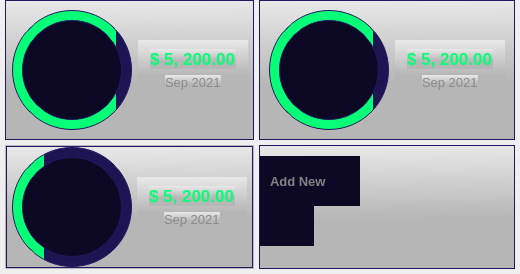
              <widget class="QFrame" name="frame_15">
               <property name="frameShape">
                <enum>QFrame::NoFrame</enum>
               </property>
               <property name="frameShadow">
                <enum>QFrame::Raised</enum>
               </property>
               <layout class="QGridLayout" name="gridLayout">
                <property name="leftMargin">
                 <number>5</number>
                </property>
                <property name="topMargin">
                 <number>0</number>
                </property>
                <property name="rightMargin">
                 <number>5</number>
                </property>
                <property name="bottomMargin">
                 <number>5</number>
                </property>
                <property name="spacing">
                 <number>5</number>
                </property>
                <item row="0" column="0">
                 <widget class="QFrame" name="frame_35">
                  <property name="styleSheet">
                   <string notr="true">border: 1px solid rgb(34, 24, 97);
background-color: qlineargradient(spread:pad, x1:0.9801, y1:0.693, x2:0.97, y2:0, stop:0.149254 rgba(182, 182, 182, 255), stop:1 rgba(232, 232, 232, 255));</string>
                  </property>
                  <property name="frameShape">
                   <enum>QFrame::NoFrame</enum>
                  </property>
                  <property name="frameShadow">
                   <enum>QFrame::Raised</enum>
                  </property>
                  <layout class="QHBoxLayout" name="horizontalLayout_19">
                   <property name="spacing">
                    <number>5</number>
                   </property>
                   <property name="leftMargin">
                    <number>5</number>
                   </property>
                   <property name="topMargin">
                    <number>0</number>
                   </property>
                   <property name="rightMargin">
                    <number>5</number>
                   </property>
                   <property name="bottomMargin">
                    <number>0</number>
                   </property>
                   <item alignment="Qt::AlignHCenter|Qt::AlignVCenter">
                    <widget class="QFrame" name="frame_30">
                     <property name="minimumSize">
                      <size>
                       <width>120</width>
                       <height>120</height>
                      </size>
                     </property>
                     <property name="maximumSize">
                      <size>
                       <width>120</width>
                       <height>120</height>
                      </size>
                     </property>
                     <property name="styleSheet">
                      <string notr="true">background-color: qlineargradient(spread:pad, x1:0, y1:0, x2:1, y2:0, stop:0.867 rgba(7, 255, 119, 1), stop:0.869 rgba(29, 21, 83, 1));
border: 1px solid rgb(33, 24, 94);
border-radius: 60;</string>
                     </property>
                     <property name="frameShape">
                      <enum>QFrame::NoFrame</enum>
                     </property>
                     <property name="frameShadow">
                      <enum>QFrame::Raised</enum>
                     </property>
                     <layout class="QHBoxLayout" name="horizontalLayout_18">
                      <item alignment="Qt::AlignHCenter">
                       <widget class="QFrame" name="frame_31">
                        <property name="minimumSize">
                         <size>
                          <width>100</width>
                          <height>100</height>
                         </size>
                        </property>
                        <property name="maximumSize">
                         <size>
                          <width>130</width>
                          <height>130</height>
                         </size>
                        </property>
                        <property name="styleSheet">
                         <string notr="true">background-color: rgb(13, 9, 36);
border: 1px solid rgb(33, 24, 94);
border-radius: 50px;</string>
                        </property>
                        <property name="frameShape">
                         <enum>QFrame::NoFrame</enum>
                        </property>
                        <property name="frameShadow">
                         <enum>QFrame::Raised</enum>
                        </property>
                        <layout class="QHBoxLayout" name="horizontalLayout_30">
                         <item>
                          <widget class="QFrame" name="frame_36">
                           <property name="minimumSize">
                            <size>
                             <width>50</width>
                             <height>50</height>
                            </size>
                           </property>
                           <property name="maximumSize">
                            <size>
                             <width>50</width>
                             <height>50</height>
                            </size>
                           </property>
                           <property name="styleSheet">
                            <string notr="true">QFrame {
	border: none;
	image: url(:/icons/icons/money-hand.svg);
	border-radius: 25;
}</string>
                           </property>
                           <property name="frameShape">
                            <enum>QFrame::NoFrame</enum>
                           </property>
                           <property name="frameShadow">
                            <enum>QFrame::Raised</enum>
                           </property>
                          </widget>
                         </item>
                        </layout>
                       </widget>
                      </item>
                     </layout>
                    </widget>
                   </item>
                   <item alignment="Qt::AlignVCenter">
                    <widget class="QFrame" name="frame_37">
                     <property name="minimumSize">
                      <size>
                       <width>110</width>
                       <height>0</height>
                      </size>
                     </property>
                     <property name="maximumSize">
                      <size>
                       <width>110</width>
                       <height>16777215</height>
                      </size>
                     </property>
                     <property name="styleSheet">
                      <string notr="true">border: none;</string>
                     </property>
                     <property name="frameShape">
                      <enum>QFrame::NoFrame</enum>
                     </property>
                     <property name="frameShadow">
                      <enum>QFrame::Raised</enum>
                     </property>
                     <layout class="QVBoxLayout" name="verticalLayout_16">
                      <item alignment="Qt::AlignHCenter|Qt::AlignVCenter">
                       <widget class="QLabel" name="label_22">
                        <property name="font">
                         <font>
                          <pointsize>13</pointsize>
                          <weight>75</weight>
                          <bold>true</bold>
                         </font>
                        </property>
                        <property name="styleSheet">
                         <string notr="true">color: rgb(7, 255, 119);</string>
                        </property>
                        <property name="text">
                         <string>$ 5, 200.00</string>
                        </property>
                       </widget>
                      </item>
                      <item alignment="Qt::AlignHCenter|Qt::AlignVCenter">
                       <widget class="QLabel" name="label_21">
                        <property name="font">
                         <font>
                          <pointsize>10</pointsize>
                          <weight>50</weight>
                          <bold>false</bold>
                         </font>
                        </property>
                        <property name="styleSheet">
                         <string notr="true">color: rgb(138, 138, 138);</string>
                        </property>
                        <property name="text">
                         <string>Sep 2021</string>
                        </property>
                       </widget>
                      </item>
                     </layout>
                    </widget>
                   </item>
                  </layout>
                 </widget>
                </item>
                <item row="0" column="1">
                 <widget class="QFrame" name="frame_18">
                  <property name="styleSheet">
                   <string notr="true"/>
                  </property>
                  <property name="frameShape">
                   <enum>QFrame::NoFrame</enum>
                  </property>
                  <property name="frameShadow">
                   <enum>QFrame::Raised</enum>
                  </property>
                  <layout class="QHBoxLayout" name="horizontalLayout_25">
                   <property name="spacing">
                    <number>0</number>
                   </property>
                   <property name="leftMargin">
                    <number>0</number>
                   </property>
                   <property name="topMargin">
                    <number>0</number>
                   </property>
                   <property name="rightMargin">
                    <number>0</number>
                   </property>
                   <property name="bottomMargin">
                    <number>0</number>
                   </property>
                   <item>
                    <widget class="QFrame" name="frame_38">
                     <property name="styleSheet">
                      <string notr="true">border: 1px solid rgb(34, 24, 97);
background-color: qlineargradient(spread:pad, x1:0.9801, y1:0.693, x2:0.97, y2:0, stop:0.149254 rgba(182, 182, 182, 255), stop:1 rgba(232, 232, 232, 255));</string>
                     </property>
                     <property name="frameShape">
                      <enum>QFrame::NoFrame</enum>
                     </property>
                     <property name="frameShadow">
                      <enum>QFrame::Raised</enum>
                     </property>
                     <layout class="QHBoxLayout" name="horizontalLayout_24">
                      <item>
                       <widget class="QFrame" name="frame_42">
                        <property name="minimumSize">
                         <size>
                          <width>120</width>
                          <height>120</height>
                         </size>
                        </property>
                        <property name="maximumSize">
                         <size>
                          <width>120</width>
                          <height>120</height>
                         </size>
                        </property>
                        <property name="styleSheet">
                         <string notr="true">background-color: qlineargradient(spread:pad, x1:0, y1:0, x2:1, y2:0, stop:0.867 rgba(7, 255, 119, 1), stop:0.869 rgba(29, 21, 83, 1));
border: 1px solid rgb(33, 24, 94);
border-radius: 60;</string>
                        </property>
                        <property name="frameShape">
                         <enum>QFrame::NoFrame</enum>
                        </property>
                        <property name="frameShadow">
                         <enum>QFrame::Raised</enum>
                        </property>
                        <layout class="QHBoxLayout" name="horizontalLayout_23">
                         <item>
                          <widget class="QFrame" name="frame_43">
                           <property name="minimumSize">
                            <size>
                             <width>100</width>
                             <height>100</height>
                            </size>
                           </property>
                           <property name="maximumSize">
                            <size>
                             <width>130</width>
                             <height>130</height>
                            </size>
                           </property>
                           <property name="styleSheet">
                            <string notr="true">background-color: rgb(13, 9, 36);
border: 1px solid rgb(33, 24, 94);
border-radius: 50px;</string>
                           </property>
                           <property name="frameShape">
                            <enum>QFrame::NoFrame</enum>
                           </property>
                           <property name="frameShadow">
                            <enum>QFrame::Raised</enum>
                           </property>
                           <layout class="QHBoxLayout" name="horizontalLayout_31">
                            <item>
                             <widget class="QFrame" name="frame_44">
                              <property name="minimumSize">
                               <size>
                                <width>50</width>
                                <height>50</height>
                               </size>
                              </property>
                              <property name="maximumSize">
                               <size>
                                <width>50</width>
                                <height>50</height>
                               </size>
                              </property>
                              <property name="styleSheet">
                               <string notr="true">QFrame {
	border: none;
	
	image: url(:/icons/icons/euro_money.svg);
	border-radius: 25;
}</string>
                              </property>
                              <property name="frameShape">
                               <enum>QFrame::NoFrame</enum>
                              </property>
                              <property name="frameShadow">
                               <enum>QFrame::Raised</enum>
                              </property>
                             </widget>
                            </item>
                           </layout>
                          </widget>
                         </item>
                        </layout>
                       </widget>
                      </item>
                      <item alignment="Qt::AlignVCenter">
                       <widget class="QFrame" name="frame_41">
                        <property name="minimumSize">
                         <size>
                          <width>110</width>
                          <height>0</height>
                         </size>
                        </property>
                        <property name="maximumSize">
                         <size>
                          <width>110</width>
                          <height>16777215</height>
                         </size>
                        </property>
                        <property name="styleSheet">
                         <string notr="true">border: none;</string>
                        </property>
                        <property name="frameShape">
                         <enum>QFrame::NoFrame</enum>
                        </property>
                        <property name="frameShadow">
                         <enum>QFrame::Raised</enum>
                        </property>
                        <layout class="QVBoxLayout" name="verticalLayout_17">
                         <item alignment="Qt::AlignHCenter|Qt::AlignVCenter">
                          <widget class="QLabel" name="label_23">
                           <property name="font">
                            <font>
                             <pointsize>13</pointsize>
                             <weight>75</weight>
                             <bold>true</bold>
                            </font>
                           </property>
                           <property name="styleSheet">
                            <string notr="true">color: rgb(7, 255, 119);</string>
                           </property>
                           <property name="text">
                            <string>$ 5, 200.00</string>
                           </property>
                          </widget>
                         </item>
                         <item alignment="Qt::AlignHCenter|Qt::AlignVCenter">
                          <widget class="QLabel" name="label_24">
                           <property name="font">
                            <font>
                             <pointsize>10</pointsize>
                             <weight>50</weight>
                             <bold>false</bold>
                            </font>
                           </property>
                           <property name="styleSheet">
                            <string notr="true">color: rgb(138, 138, 138);</string>
                           </property>
                           <property name="text">
                            <string>Sep 2021</string>
                           </property>
                          </widget>
                         </item>
                        </layout>
                       </widget>
                      </item>
                     </layout>
                    </widget>
                   </item>
                  </layout>
                 </widget>
                </item>
                <item row="1" column="0">
                 <widget class="QFrame" name="frame_17">
                  <property name="styleSheet">
                   <string notr="true"/>
                  </property>
                  <property name="frameShape">
                   <enum>QFrame::StyledPanel</enum>
                  </property>
                  <property name="frameShadow">
                   <enum>QFrame::Raised</enum>
                  </property>
                  <layout class="QHBoxLayout" name="horizontalLayout_28">
                   <property name="spacing">
                    <number>0</number>
                   </property>
                   <property name="leftMargin">
                    <number>0</number>
                   </property>
                   <property name="topMargin">
                    <number>0</number>
                   </property>
                   <property name="rightMargin">
                    <number>0</number>
                   </property>
                   <property name="bottomMargin">
                    <number>0</number>
                   </property>
                   <item>
                    <widget class="QFrame" name="frame_45">
                     <property name="styleSheet">
                      <string notr="true">border: 1px solid rgb(34, 24, 97);
background-color: qlineargradient(spread:pad, x1:0.9801, y1:0.693, x2:0.97, y2:0, stop:0.149254 rgba(182, 182, 182, 255), stop:1 rgba(232, 232, 232, 255));</string>
                     </property>
                     <property name="frameShape">
                      <enum>QFrame::NoFrame</enum>
                     </property>
                     <property name="frameShadow">
                      <enum>QFrame::Raised</enum>
                     </property>
                     <layout class="QHBoxLayout" name="horizontalLayout_26">
                      <property name="spacing">
                       <number>5</number>
                      </property>
                      <property name="leftMargin">
                       <number>5</number>
                      </property>
                      <property name="topMargin">
                       <number>0</number>
                      </property>
                      <property name="rightMargin">
                       <number>5</number>
                      </property>
                      <property name="bottomMargin">
                       <number>0</number>
                      </property>
                      <item alignment="Qt::AlignHCenter|Qt::AlignVCenter">
                       <widget class="QFrame" name="frame_46">
                        <property name="minimumSize">
                         <size>
                          <width>120</width>
                          <height>120</height>
                         </size>
                        </property>
                        <property name="maximumSize">
                         <size>
                          <width>120</width>
                          <height>120</height>
                         </size>
                        </property>
                        <property name="styleSheet">
                         <string notr="true">background-color: qlineargradient(spread:pad, x1:0, y1:0, x2:1, y2:0, stop:0.267 rgba(7, 255, 119, 1), stop:0.269 rgba(29, 21, 83, 1));
border: 1px solid rgb(33, 24, 94);
border-radius: 60;</string>
                        </property>
                        <property name="frameShape">
                         <enum>QFrame::NoFrame</enum>
                        </property>
                        <property name="frameShadow">
                         <enum>QFrame::Raised</enum>
                        </property>
                        <layout class="QHBoxLayout" name="horizontalLayout_27">
                         <property name="spacing">
                          <number>0</number>
                         </property>
                         <property name="leftMargin">
                          <number>0</number>
                         </property>
                         <property name="topMargin">
                          <number>0</number>
                         </property>
                         <property name="rightMargin">
                          <number>0</number>
                         </property>
                         <property name="bottomMargin">
                          <number>0</number>
                         </property>
                         <item alignment="Qt::AlignHCenter">
                          <widget class="QFrame" name="frame_47">
                           <property name="minimumSize">
                            <size>
                             <width>100</width>
                             <height>100</height>
                            </size>
                           </property>
                           <property name="maximumSize">
                            <size>
                             <width>100</width>
                             <height>100</height>
                            </size>
                           </property>
                           <property name="styleSheet">
                            <string notr="true">background-color: rgb(13, 9, 36);
border: 1px solid rgb(33, 24, 94);
border-radius: 50px;</string>
                           </property>
                           <property name="frameShape">
                            <enum>QFrame::NoFrame</enum>
                           </property>
                           <property name="frameShadow">
                            <enum>QFrame::Raised</enum>
                           </property>
                           <layout class="QHBoxLayout" name="horizontalLayout_29">
                            <property name="spacing">
                             <number>0</number>
                            </property>
                            <property name="leftMargin">
                             <number>0</number>
                            </property>
                            <property name="topMargin">
                             <number>0</number>
                            </property>
                            <property name="rightMargin">
                             <number>0</number>
                            </property>
                            <property name="bottomMargin">
                             <number>0</number>
                            </property>
                            <item>
                             <widget class="QFrame" name="frame_48">
                              <property name="minimumSize">
                               <size>
                                <width>50</width>
                                <height>50</height>
                               </size>
                              </property>
                              <property name="maximumSize">
                               <size>
                                <width>50</width>
                                <height>50</height>
                               </size>
                              </property>
                              <property name="styleSheet">
                               <string notr="true">QFrame {
	border: none;
	image: url(:/icons/icons/account.svg);
	border-radius: 25;
}</string>
                              </property>
                              <property name="frameShape">
                               <enum>QFrame::NoFrame</enum>
                              </property>
                              <property name="frameShadow">
                               <enum>QFrame::Raised</enum>
                              </property>
                             </widget>
                            </item>
                           </layout>
                          </widget>
                         </item>
                        </layout>
                       </widget>
                      </item>
                      <item alignment="Qt::AlignVCenter">
                       <widget class="QFrame" name="frame_49">
                        <property name="minimumSize">
                         <size>
                          <width>110</width>
                          <height>0</height>
                         </size>
                        </property>
                        <property name="maximumSize">
                         <size>
                          <width>110</width>
                          <height>16777215</height>
                         </size>
                        </property>
                        <property name="styleSheet">
                         <string notr="true">border: none;</string>
                        </property>
                        <property name="frameShape">
                         <enum>QFrame::NoFrame</enum>
                        </property>
                        <property name="frameShadow">
                         <enum>QFrame::Raised</enum>
                        </property>
                        <layout class="QVBoxLayout" name="verticalLayout_18">
                         <item alignment="Qt::AlignHCenter|Qt::AlignVCenter">
                          <widget class="QLabel" name="label_25">
                           <property name="font">
                            <font>
                             <pointsize>13</pointsize>
                             <weight>75</weight>
                             <bold>true</bold>
                            </font>
                           </property>
                           <property name="styleSheet">
                            <string notr="true">color: rgb(7, 255, 119);</string>
                           </property>
                           <property name="text">
                            <string>$ 5, 200.00</string>
                           </property>
                          </widget>
                         </item>
                         <item alignment="Qt::AlignHCenter|Qt::AlignVCenter">
                          <widget class="QLabel" name="label_26">
                           <property name="font">
                            <font>
                             <pointsize>10</pointsize>
                             <weight>50</weight>
                             <bold>false</bold>
                            </font>
                           </property>
                           <property name="styleSheet">
                            <string notr="true">color: rgb(138, 138, 138);</string>
                           </property>
                           <property name="text">
                            <string>Sep 2021</string>
                           </property>
                          </widget>
                         </item>
                        </layout>
                       </widget>
                      </item>
                     </layout>
                    </widget>
                   </item>
                  </layout>
                 </widget>
                </item>
                <item row="1" column="1">
                 <widget class="QFrame" name="frame_19">
                  <property name="styleSheet">
                   <string notr="true">border: 1px solid rgb(34, 24, 97);
background-color: qlineargradient(spread:pad, x1:0.9801, y1:0.693, x2:0.97, y2:0, stop:0.149254 rgba(182, 182, 182, 255), stop:1 rgba(232, 232, 232, 255));</string>
                  </property>
                  <property name="frameShape">
                   <enum>QFrame::NoFrame</enum>
                  </property>
                  <property name="frameShadow">
                   <enum>QFrame::Raised</enum>
                  </property>
                  <widget class="QPushButton" name="pushButton_9">
                   <property name="geometry">
                    <rect>
                     <x>1</x>
                     <y>11</y>
                     <width>100</width>
                     <height>50</height>
                    </rect>
                   </property>
                   <property name="minimumSize">
                    <size>
                     <width>100</width>
                     <height>50</height>
                    </size>
                   </property>
                   <property name="maximumSize">
                    <size>
                     <width>100</width>
                     <height>50</height>
                    </size>
                   </property>
                   <property name="font">
                    <font>
                     <pointsize>10</pointsize>
                     <weight>75</weight>
                     <bold>true</bold>
                    </font>
                   </property>
                   <property name="styleSheet">
                    <string notr="true">color: rgb(130, 130, 130);
border: none;
text-align: left;
padding-left: 10px;
background-color: rgb(13, 9, 36);</string>
                   </property>
                   <property name="text">
                    <string>Add New</string>
                   </property>
                   <property name="icon">
                    <iconset resource="../../../../Download/New-PySide6-ui-design-master (1)/New-PySide6-ui-design-master/resources/resources.qrc">
                     <normaloff>:/icons/icons/plus.svg</normaloff>:/icons/icons/plus.svg</iconset>
                   </property>
                   <property name="iconSize">
                    <size>
                     <width>25</width>
                     <height>25</height>
                    </size>
                   </property>
                  </widget>
                  <widget class="QPushButton" name="pushButton_10">
                   <property name="geometry">
                    <rect>
                     <x>1</x>
                     <y>61</y>
                     <width>54</width>
                     <height>40</height>
                    </rect>
                   </property>
                   <property name="minimumSize">
                    <size>
                     <width>0</width>
                     <height>0</height>
                    </size>
                   </property>
                   <property name="maximumSize">
                    <size>
                     <width>22222</width>
                     <height>22222</height>
                    </size>
                   </property>
                   <property name="font">
                    <font>
                     <pointsize>10</pointsize>
                     <weight>75</weight>
                     <bold>true</bold>
                    </font>
                   </property>
                   <property name="styleSheet">
                    <string notr="true">color: rgb(130, 130, 130);
border: none;
text-align: center;
padding-left: 10px;
background-color: rgb(13, 9, 36);</string>
                   </property>
                   <property name="text">
                    <string/>
                   </property>
                   <property name="icon">
                    <iconset resource="../../../../Download/New-PySide6-ui-design-master (1)/New-PySide6-ui-design-master/resources/resources.qrc">
                     <normaloff>:/icons/icons/plus.svg</normaloff>:/icons/icons/plus.svg</iconset>
                   </property>
                   <property name="iconSize">
                    <size>
                     <width>40</width>
                     <height>40</height>
                    </size>
                   </property>
                  </widget>
                 </widget>
                </item>
               </layout>
              </widget>
